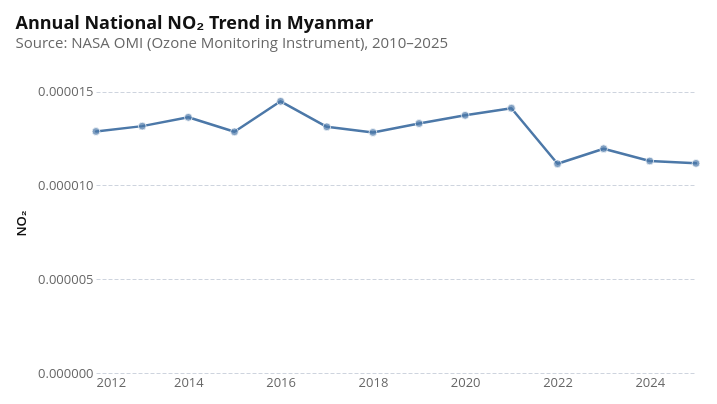

Write notebook code for a chart like this one.
### Markdown cell above
## Annual National NO₂ Trend

The chart below shows the mean annual tropospheric NO₂ column density across Myanmar.

### Code cell
nearest = alt.selection_point(
    on="mouseover", fields=["date"], nearest=True, empty=False
)
base = alt.Chart(omi_annual_adm0.reset_index())
line = base.mark_line(strokeWidth=2.5).encode(
    x=alt.X("date:T", title="", axis=alt.Axis(format="%Y")),
    y=alt.Y("no2:Q", title="NO₂"),
)
points = base.mark_point(filled=True, size=60).encode(
    x=alt.X("date:T"),
    y=alt.Y("no2:Q"),
)
rules = (
    base.mark_rule(color="gray")
    .encode(
        x="date:T",
        opacity=alt.when(nearest).then(alt.value(0.3)).otherwise(alt.value(0)),
        tooltip=[
            alt.Tooltip("date:T", title="Year", format="%Y"),
            alt.Tooltip("no2:Q", title="NO₂", format=".6f"),
        ],
    )
    .add_params(nearest)
)

(line + points + rules).properties(
    width=600,
    height=300,
    title={
        "text": "Annual National NO₂ Trend in Myanmar",
        "subtitle": "Source: NASA OMI (Ozone Monitoring Instrument), 2010–2025",
    },
)

### Figure 1 — Vega-Lite specification as saved in the notebook (floating-point values rounded to 4 significant figures)
{"config": {"background": "white", "padding": 15, "mark": {"tooltip": true}, "point": {"filled": true, "size": 60, "stroke": "white", "strokeWidth": 1}, "circle": {"filled": true, "stroke": "white", "strokeWidth": 1}, "square": {"filled": true, "stroke": "white", "strokeWidth": 1}, "line": {"strokeWidth": 4, "strokeCap": "round", "strokeJoin": "round"}, "bar": {"cornerRadiusEnd": 0}, "area": {"opacity": 0.7}, "arc": {"stroke": "white", "strokeWidth": 1}, "rect": {"stroke": "#8A969F", "strokeWidth": 0.5}, "geoshape": {"stroke": "#666666", "strokeWidth": 0.3, "strokeJoin": "round", "strokeCap": "round"}, "title": {"font": "Open Sans, sans-serif", "fontSize": 18, "fontWeight": 700, "lineHeight": 22, "color": "#111111", "anchor": "start", "offset": 21, "subtitleFont": "Open Sans, sans-serif", "subtitleFontSize": 15, "subtitleFontWeight": 400, "subtitleLineHeight": 18, "subtitleColor": "#666666", "subtitlePadding": 3}, "axis": {"domain": false, "grid": true, "gridColor": "#CED4DE", "gridDash": [4, 2], "gridWidth": 1, "labelFont": "Open Sans, sans-serif", "labelFontSize": 13, "labelFontWeight": 400, "labelColor": "#666666", "labelPadding": 3, "tickColor": "#CED4DE", "tickSize": 5, "tickCount": 5, "titleFont": "Open Sans, sans-serif", "titleFontSize": 13, "titleFontWeight": 600, "titleColor": "#111111", "titlePadding": 9}, "axisX": {"grid": false, "tickSize": 0, "labelAngle": 0}, "axisY": {"domain": false, "ticks": false, "gridColor": "#CED4DE", "gridDash": [4, 2], "gridWidth": 1}, "axisQuantitative": {"tickCount": 5}, "axisBand": {"labelPadding": 6, "tickSize": 0}, "axisTemporal": {"grid": false}, "legend": {"labelFont": "Open Sans, sans-serif", "labelFontSize": 13, "labelFontWeight": 600, "labelColor": "#111111", "titleFont": "Open Sans, sans-serif", "titleFontSize": 13, "titleFontWeight": 600, "titleColor": "#111111", "titlePadding": 3, "symbolSize": 196, "symbolStrokeWidth": 0, "padding": 15, "offset": 21, "columnPadding": 21, "orient": "bottom", "labelLimit": 200, "titleLimit": 200}, "view": {"stroke": null, "continuousWidth": 600, "continuousHeight": 400}, "range": {"category": ["#34A7F2", "#FF9800", "#664AB6", "#4EC2C0", "#F3578E", "#081079", "#0C7C68", "#AA0000", "#DDDA21"], "diverging": ["#920000", "#BD6126", "#E3A763", "#EFEFEF", "#80BDE7", "#3587C3", "#025288"], "heatmap": ["#E3F6FD", "#75CCEC", "#089BD4", "#0169A1", "#023B6F"], "ordinal": ["#E3F6FD", "#75CCEC", "#089BD4", "#0169A1", "#023B6F"], "ramp": ["#E3F6FD", "#75CCEC", "#089BD4", "#0169A1", "#023B6F"]}, "scale": {"bandPaddingInner": 0.2, "bandPaddingOuter": 0.1, "pointPadding": 0.5}, "header": {"labelFont": "Open Sans, sans-serif", "labelFontSize": 13, "labelFontWeight": 600, "labelColor": "#111111", "titleFont": "Open Sans, sans-serif", "titleFontSize": 15, "titleFontWeight": 600, "titleColor": "#111111"}, "concat": {"spacing": 18}, "facet": {"spacing": 18}, "selection": {"point": {"on": "click", "clear": "dblclick"}, "interval": {"mark": {"fill": "#0071BC", "fillOpacity": 0.15, "stroke": "#0071BC", "strokeWidth": 1}}}}, "layer": [{"mark": {"type": "line", "strokeWidth": 2.5}, "encoding": {"x": {"axis": {"format": "%Y"}, "field": "date", "title": "", "type": "temporal"}, "y": {"field": "no2", "title": "NO₂", "type": "quantitative"}}}, {"mark": {"type": "point", "filled": true, "size": 60}, "encoding": {"x": {"field": "date", "type": "temporal"}, "y": {"field": "no2", "type": "quantitative"}}}, {"mark": {"type": "rule", "color": "gray"}, "encoding": {"opacity": {"condition": [{"param": "param_a239a2f221911962", "value": 0.3, "empty": false}], "value": 0}, "tooltip": [{"field": "date", "format": "%Y", "title": "Year", "type": "temporal"}, {"field": "no2", "format": ".6f", "title": "NO₂", "type": "quantitative"}], "x": {"field": "date", "type": "temporal"}}, "name": "view_e67079cb121658ac_2"}], "data": {"name": "data-daace529fd848ef4556fa168adceb82b"}, "height": 300, "params": [{"name": "param_a239a2f221911962", "select": {"type": "point", "fields": ["date"], "nearest": true, "on": "mouseover"}, "views": ["view_e67079cb121658ac_2"]}], "title": {"text": "Annual National NO₂ Trend in Myanmar", "subtitle": "Source: NASA OMI (Ozone Monitoring Instrument), 2010–2025"}, "width": 600, "$schema": "https://vega.github.io/schema/vega-lite/v6.1.0.json", "datasets": {"data-daace529fd848ef4556fa168adceb82b": [{"date": "2012-01-01T00:00:00", "no2": 1.288e-05, "valid_pixels_mean": 2361.0, "n_days": 355}, {"date": "2013-01-01T00:00:00", "no2": 1.317e-05, "valid_pixels_mean": 1456.0, "n_days": 353}, {"date": "2014-01-01T00:00:00", "no2": 1.364e-05, "valid_pixels_mean": 1485.0, "n_days": 354}, {"date": "2015-01-01T00:00:00", "no2": 1.286e-05, "valid_pixels_mean": 1369.0, "n_days": 354}, {"date": "2016-01-01T00:00:00", "no2": 1.449e-05, "valid_pixels_mean": 1345.0, "n_days": 340}, {"date": "2017-01-01T00:00:00", "no2": 1.313e-05, "valid_pixels_mean": 1274.0, "n_days": 350}, {"date": "2018-01-01T00:00:00", "no2": 1.283e-05, "valid_pixels_mean": 1245.0, "n_days": 353}, {"date": "2019-01-01T00:00:00", "no2": 1.331e-05, "valid_pixels_mean": 1345.0, "n_days": 353}, {"date": "2020-01-01T00:00:00", "no2": 1.374e-05, "valid_pixels_mean": 1301.0, "n_days": 365}, {"date": "2021-01-01T00:00:00", "no2": 1.412e-05, "valid_pixels_mean": 1290.0, "n_days": 365}, {"date": "2022-01-01T00:00:00", "no2": 1.116e-05, "valid_pixels_mean": 1285.0, "n_days": 364}, {"date": "2023-01-01T00:00:00", "no2": 1.196e-05, "valid_pixels_mean": 1395.0, "n_days": 362}, {"date": "2024-01-01T00:00:00", "no2": 1.131e-05, "valid_pixels_mean": 1393.0, "n_days": 359}, {"date": "2025-01-01T00:00:00", "no2": 1.118e-05, "valid_pixels_mean": 1341.0, "n_days": 364}]}}
